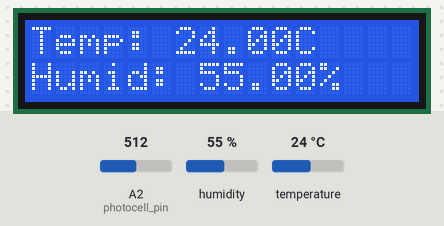
Simulated run of this sketch. Board: Arduino Uno, built with avr-gcc and run on an emulated ATmega328P. On the bench: 16×2 character LCD. The test bench sets the inputs (shaded band); at power-on: humidity 55 %, A2 (photocell_pin) = 512, temperature 24 °C.

Above: at 1.2 s.
1.3 s: humidity set to 22 %
At 6.2 s:
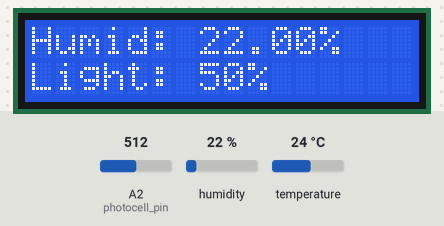
11.6 s: A2 (photocell_pin) set to 716
At 20.9 s:
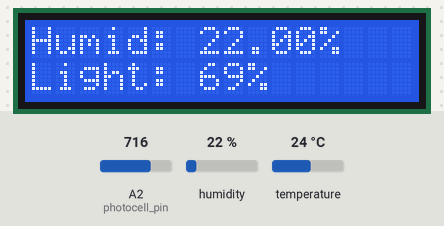
21.7 s: temperature set to 12 °C
At 25.7 s:
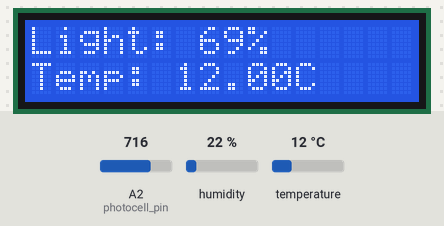
31.7 s: A2 (photocell_pin) set to 900
At 35.6 s:
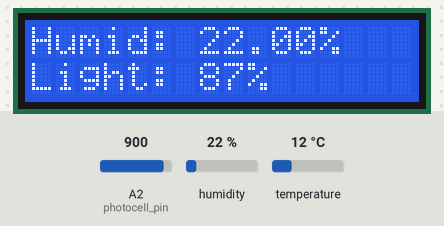
41.8 s: humidity set to 40 %
At 46.6 s:
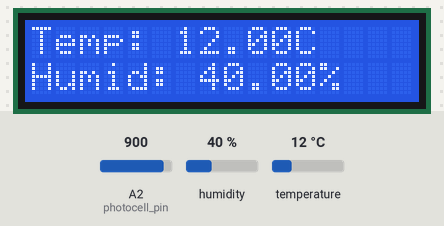
51.8 s: A2 (photocell_pin) set to 1023
At 56.4 s:
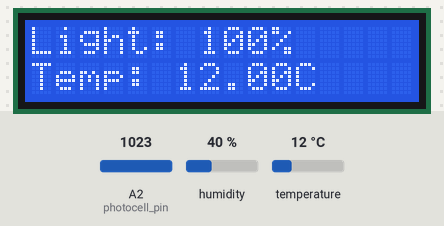
Timing chart, 0 to 57.9 s (numbered marks = the images above; inputs shaded):
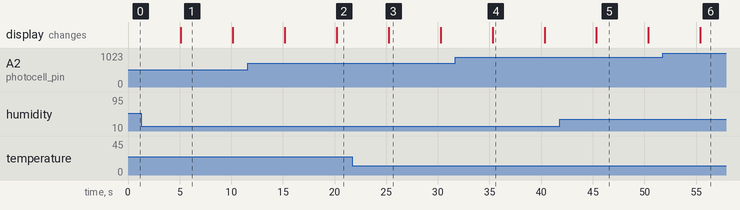

Measured:
- what the display in image 1 shows lasts 5.1 s, from 5.1 s to 10.2 s

The sketch:

main.ino
```cpp
#include <dht.h>
#include <LiquidCrystal.h>

dht DHT;

const int rs = 2,
          en = 3,
          d4 = 8,
          d5 = 9,
          d6 = 10,
          d7 = 11;

LiquidCrystal lcd(rs, en, d4, d5, d6, d7);

#define DHT11_PIN 7
int photocell_pin = A2;
int current = 0;
void setup() {
  Serial.begin(9600);

  lcd.begin(16, 2);
}

void loop() {
  lcd.clear();
  lcd.setCursor(0, 0);
  int val = analogRead(photocell_pin);

  int light = val / 1023.0 * 100;

  int chk = DHT.read11(DHT11_PIN);

  String lines[] = {
    "Temp: " + String(DHT.temperature) + "C",
    "Humid: " + String(DHT.humidity) + "%",
    "Light: " + String(light) + "%"
  };

  lcd.print(lines[current % 3]);
  lcd.setCursor(0, 1);
  lcd.print(lines[(current + 1) % 3]);

  current++;
  delay(5000);
}
```
